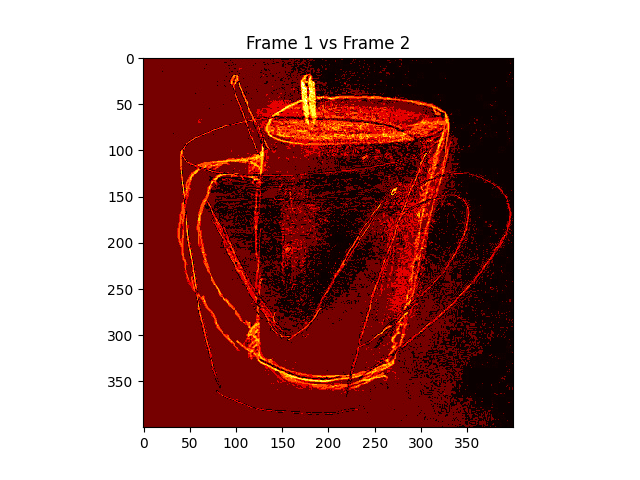
#> input picture heatmaps_e1/heatmap_1_2.png, 640 x 480 px
$ python resize_images.py heatmaps_e1 out 100
#> lines starting #> are read from the running program, lines starting #| are printed output that depends on the picture
import cv2
import os
import argparse

def resize_images(input_directory, output_directory, size):
#> called with input_directory = 'heatmaps_e1', output_directory = 'out', size = 100
    for filename in os.listdir(input_directory):
        if filename.endswith(".jpg") or filename.endswith(".png"):
            input_filepath = os.path.join(input_directory, filename)
            output_filepath = os.path.join(output_directory, filename)
            img = cv2.imread(input_filepath)
#> img is the input picture: shape (480, 640, 3); mean B, G, R 139.6, 142.2, 184.3
            h, w, c = img.shape
#> h = 480; w = 640; c = 3
            if h > w:
                diff = h - w
                left = diff // 2
                right = left + w
                img = img[left:right, :, :]
            elif w > h:
                diff = w - h
#> diff = 160
                top = diff // 2
#> top = 80
                bottom = top + h
#> bottom = 560
                img = img[:, top:bottom, :]
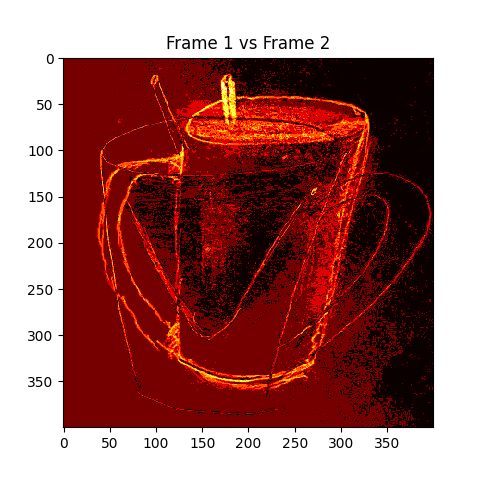
#> img: shape (480, 480, 3); mean B, G, R 101.2, 104.5, 160.8
            img_resized = cv2.resize(img, (size, size), interpolation=cv2.INTER_AREA)
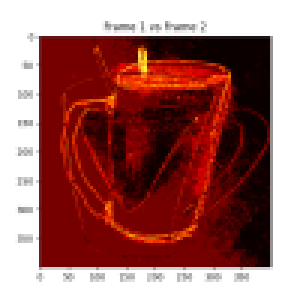
#> img_resized: shape (100, 100, 3) (shown 3 times larger); mean B, G, R 101.2, 104.5, 160.8
            cv2.imwrite(output_filepath, img_resized)
#> pass 2 of the loop in resize_images, `for filename in os.listdir(input_directory):`:
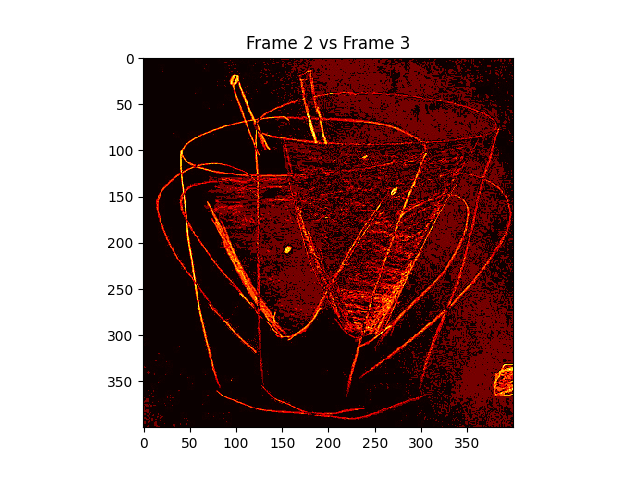
#> input picture heatmaps_e1/heatmap_2_3.png, 640 x 480 px
#> in resize_images, img is the input picture: shape (480, 640, 3); mean B, G, R 139.6, 141.2, 167.9
#> in resize_images, `img = img[:, top:bottom, :]`:
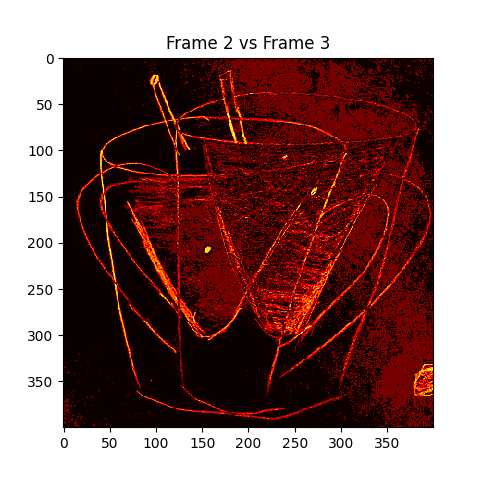
#> img: shape (480, 480, 3); mean B, G, R 101.1, 103.3, 138.8
#> in resize_images, `img_resized = cv2.resize(img, (size, size), interpolation=cv2.INTER_AR..`:
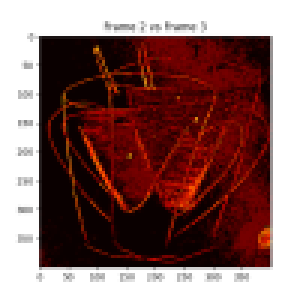
#> img_resized: shape (100, 100, 3) (shown 3 times larger); mean B, G, R 101.1, 103.3, 138.8

if __name__ == "__main__":
    parser = argparse.ArgumentParser(description='Resize images in a directory to the same size in square format without cropping')
    parser.add_argument('input_directory', type=str, help='Path to the directory containing input images')
    parser.add_argument('output_directory', type=str, help='Path to the directory where resized images will be saved')
    parser.add_argument('size', type=int, help='Size of the square image')
    args = parser.parse_args()

    resize_images(args.input_directory, args.output_directory, args.size)
